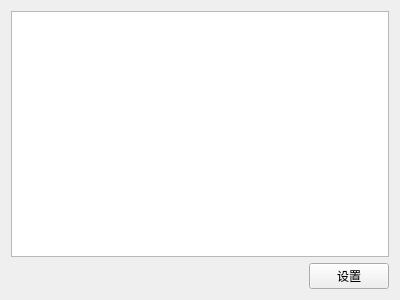
<?xml version="1.0" encoding="UTF-8"?>
<ui version="4.0">
 <class>CCnvProxyView</class>
 <widget class="QWidget" name="CCnvProxyView">
  <property name="geometry">
   <rect>
    <x>0</x>
    <y>0</y>
    <width>400</width>
    <height>300</height>
   </rect>
  </property>
  <property name="windowTitle">
   <string>Form</string>
  </property>
  <layout class="QVBoxLayout" name="verticalLayout">
   <item>
    <widget class="QTreeView" name="treeView"/>
   </item>
   <item>
    <layout class="QHBoxLayout" name="horizontalLayout" stretch="1,0">
     <item>
      <widget class="QLabel" name="label">
       <property name="text">
        <string/>
       </property>
      </widget>
     </item>
     <item>
      <widget class="QPushButton" name="pushButton">
       <property name="text">
        <string>设置</string>
       </property>
      </widget>
     </item>
    </layout>
   </item>
  </layout>
 </widget>
 <resources/>
 <connections/>
</ui>
